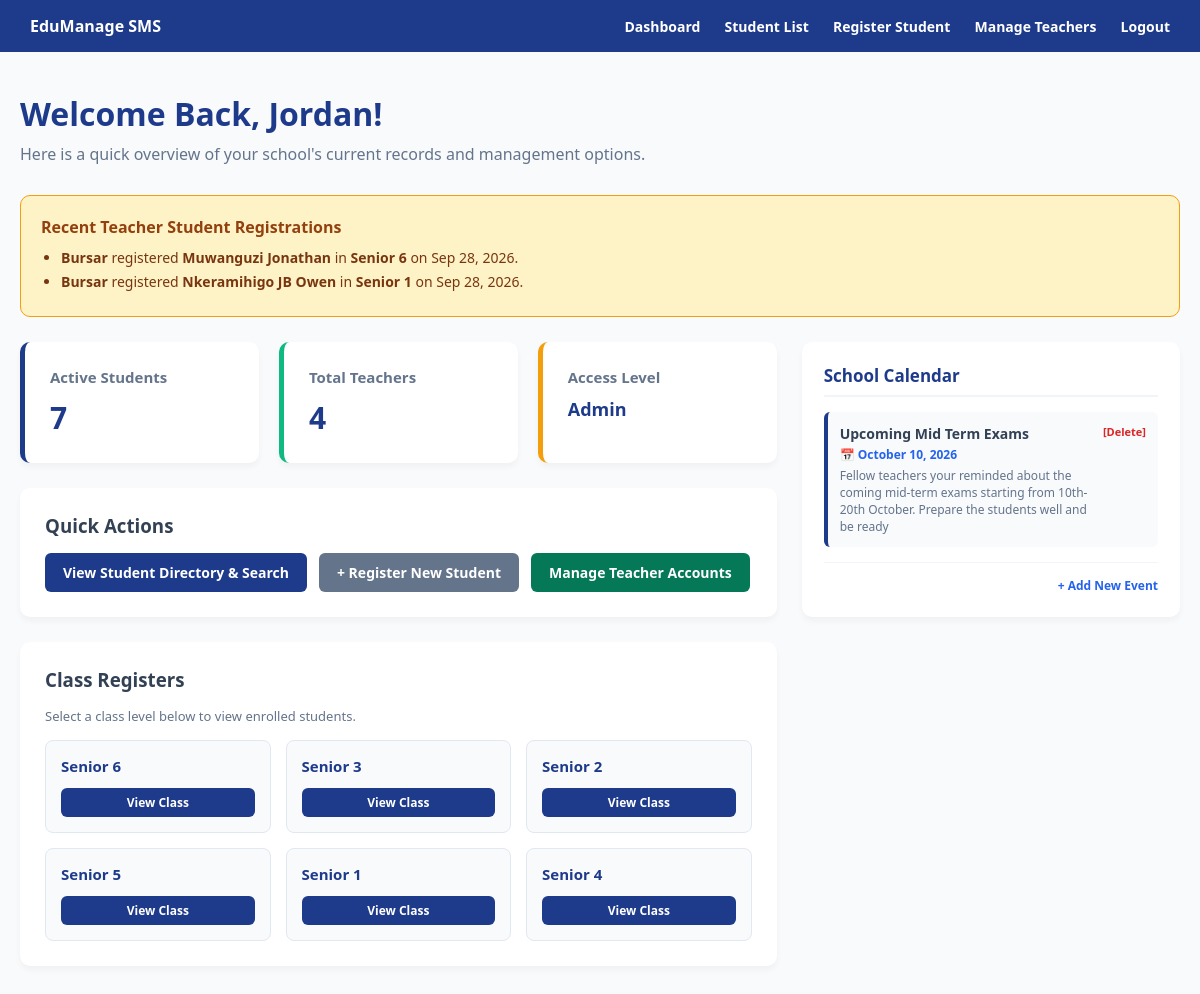
The page /dashboard/ (signed in) on the database its author committed.
### student_system/models.py (models this page shows, shortened)
class Student(models.Model):
    user = models.OneToOneField(User, on_delete=models.SET_NULL, null=True, blank=True)
    student_number = models.CharField(max_length=20, unique=True, blank=True, null=True, help_text="Auto-generated unique student ID")
    name = models.CharField(max_length=150)
    email = models.EmailField(unique=True, null=True, blank=True)
    level = models.CharField(max_length=50)  # e.g., Senior 1, Senior 2
    date_of_birth = models.DateField(null=True, blank=True)
    student_photo = models.ImageField(upload_to='student_photos/', null=True, blank=True)
    previous_school = models.CharField(max_length=200, null=True, blank=True, help_text="Required if joining Senior 2 or above")
    mother_name = models.CharField(max_length=150, null=True, blank=True)
    mother_phone = models.CharField(max_length=50, null=True, blank=True)
    father_name = models.CharField(max_length=150, null=True, blank=True)
    father_phone = models.CharField(max_length=50, null=True, blank=True)
    guardian_name = models.CharField(max_length=150, null=True, blank=True, help_text="Fill if parents are unavailable")
    guardian_relationship = models.CharField(max_length=50, null=True, blank=True, help_text="e.g., Uncle, Aunt, Grandparent")
    guardian_phone = models.CharField(max_length=50, null=True, blank=True)
    guardian_photo = models.ImageField(upload_to='guardian_photos/', null=True, blank=True)
    location = models.CharField(max_length=255, null=True, blank=True, help_text="Home address or residence location")
    date_registered = models.DateTimeField(auto_now_add=True)
    added_by = models.ForeignKey(User, on_delete=models.SET_NULL, null=True, blank=True, related_name='registered_students')
    is_active = models.BooleanField(default=True, help_text="Uncheck if student has left or withdrawn from school")
    withdrawal_date = models.DateField(null=True, blank=True)
    withdrawal_reason = models.TextField(null=True, blank=True)

class SchoolEvent(models.Model):
    title = models.CharField(max_length=200)
    description = models.TextField(blank=True, null=True)
    event_date = models.DateField()
    created_at = models.DateTimeField(auto_now_add=True)

### student_system/views.py (the view)
# urls.py: path('dashboard/', views.dashboard_view, name='dashboard'),
@login_required(login_url='login')
def dashboard_view(request):
    user = request.user
    is_admin = user.is_superuser or user.groups.filter(name='Admin').exists()
    is_teacher = user.groups.filter(name='Teacher').exists()
    can_add_students = is_admin
    if is_teacher:
        profile = getattr(user, 'teacher_profile', None)
        if profile and profile.can_add_students:
            can_add_students = True
    total_students = Student.objects.filter(is_active=True).count()
    total_teachers = User.objects.filter(groups__name='Teacher').count()
    teacher_registrations = []
    if is_admin:
        teacher_registrations = Student.objects.filter(added_by__groups__name='Teacher').order_by('-date_registered')[:5]
    upcoming_events = SchoolEvent.objects.filter(event_date__gte=timezone.now().date()).order_by('event_date')[:5]
    class_levels = Student.objects.filter(is_active=True).values_list('level', flat=True).distinct()
    all_timetables = Timetable.objects.all().order_by('day_of_week', 'start_time')
    if is_teacher:
        teacher_timetable = Timetable.objects.filter(teacher=user).order_by('day_of_week', 'start_time')
    else:
        teacher_timetable = Timetable.objects.none()
    context = {
        'total_students': total_students,
        'total_teachers': total_teachers,
        'is_admin': is_admin,
        'is_teacher': is_teacher,
        'can_add_students': can_add_students,
        'teacher_registrations': teacher_registrations,
        'upcoming_events': upcoming_events,
        'class_levels': class_levels,
        'teacher_timetable': teacher_timetable,
        'all_timetables': all_timetables,
    }
    return render(request, 'student_system/dashboard.html', context)

### student_system/templates/student_system/dashboard.html (shortened to what this page needs)
<!DOCTYPE html>
<html lang="en">
<head>
</head>
<body>
    <nav>
        <span><strong>EduManage SMS</strong></span>
        <div class="nav-links">
            <a href="{% url 'dashboard' %}">Dashboard</a>
            <a href="{% url 'student_list' %}">Student List</a>
            {% if can_add_students %}
                <a href="{% url 'register_student' %}">Register Student</a>
            {% endif %}
            {% if is_admin %}
                <a href="{% url 'teacher_list' %}">Manage Teachers</a>
            {% endif %}
            <a href="{% url 'logout' %}">Logout</a>
        </div>
    </nav>
    <div class="container">
        <h1>Welcome Back, {{ request.user.username|title }}!</h1>
        <p class="subtitle">Here is a quick overview of your school's current records and management options.</p>
        {% if is_admin and teacher_registrations %}
        <div class="notification-panel">
            <h3>Recent Teacher Student Registrations</h3>
            <ul>
                {% for reg in teacher_registrations %}
                    <li><strong>{{ reg.added_by.username|title }}</strong> registered <strong>{{ reg.name }}</strong> in <strong>{{ reg.level }}</strong> on {{ reg.date_registered|date:"M d, Y" }}.</li>
                {% endfor %}
            </ul>
        </div>
        {% endif %}
        <div class="dashboard-grid">
            <div>
                <div class="grid">
                    <div class="card">
                        <h3>Active Students</h3>
                        <div class="stat">{{ total_students }}</div>
                    </div>
                    {% if is_admin %}
                    <div class="card" style="border-left-color: #10B981;">
                        <h3>Total Teachers</h3>
                        <div class="stat">{{ total_teachers }}</div>
                    </div>
                    {% endif %}
                    <div class="card" style="border-left-color: #F59E0B;">
                        <h3>Access Level</h3>
                        <div class="stat" style="font-size: 18px; margin-top: 8px;">
                            {% if is_admin %}Admin{% else %}Teacher{% endif %}
                        </div>
                    </div>
                </div>
                <div class="actions-section">
                    <h3>Quick Actions</h3>
                    <div class="btn-group">
                        <a href="{% url 'student_list' %}" class="btn">View Student Directory & Search</a>
                        {% if can_add_students %}
                            <a href="{% url 'register_student' %}" class="btn btn-secondary">+ Register New Student</a>
                        {% endif %}
                        {% if is_admin %}
                            <a href="{% url 'teacher_list' %}" class="btn" style="background-color: #047857;">Manage Teacher Accounts</a>
                        {% endif %}
                    </div>
                </div>
                <div class="actions-section">
                    <h3>Class Registers</h3>
                    <p style="font-size: 13px; color: #64748B; margin-bottom: 15px;">Select a class level below to view enrolled students.</p>
                    {% if class_levels %}
                        <div class="class-grid">
                            {% for level in class_levels %}
                                <div class="class-card">
                                    <strong>{{ level }}</strong>
                                    <div>
                                        <a href="{% url 'class_student_list' level %}" class="btn" style="padding: 6px 12px; font-size: 12px; width: 100%; text-align: center;">View Class</a>
                                    </div>
                                </div>
                            {% endfor %}
                        </div>
                    {% else %}
                        <p style="font-size: 13px; color: #94A3B8; font-style: italic;">No active class levels found yet. Register students to populate class registers!</p>
                    {% endif %}
                </div>
            </div>
            <div class="sidebar-widget">
                <h3><span>School Calendar</span></h3>
                {% if upcoming_events %}
                    <div>
                        {% for event in upcoming_events %}
                            <div class="event-card">
                                <div>
                                    <strong>{{ event.title }}</strong>
                                    <div class="date">📅 {{ event.event_date|date:"F d, Y" }}</div>
                                    {% if event.description %}
                                        <div class="desc">{{ event.description }}</div>
                                    {% endif %}
                                </div>
                                {% if is_admin %}
                                    <a href="{% url 'delete_school_event' event.id %}" style="font-size: 11px; color: #DC2626; text-decoration: none; font-weight: 600; margin-left: 10px; white-space: nowrap;">[Delete]</a>
                                {% endif %}
                            </div>
                        {% endfor %}
                    </div>
                {% else %}
                    <p style="font-size: 13px; color: #94A3B8; font-style: italic; padding: 10px 0;">No upcoming events scheduled right now.</p>
                {% endif %}
                {% if is_admin %}
                    <div style="margin-top: 15px; text-align: right; border-top: 1px solid #F1F5F9; padding-top: 10px;">
                        <a href="{% url 'add_school_event' %}" style="font-size: 12px; color: #2563EB; text-decoration: none; font-weight: 600;">+ Add New Event</a>
                    </div>
                {% endif %}
            </div>
        </div>
    </div>
</body>
</html>

### student_system/templates/student_system/dashboard.html (style rules this page uses)
:root { --primary: #1E3A8A; --bg: #F8FAFC; --text: #334155; }
* { box-sizing: border-box; margin: 0; padding: 0; font-family: 'Segoe UI', Tahoma, Geneva, Verdana, sans-serif; }
body { background-color: var(--bg); color: var(--text); }
nav { background-color: var(--primary); color: white; padding: 15px 30px; display: flex; justify-content: space-between; align-items: center; }
nav .nav-links a { color: white; text-decoration: none; margin-left: 20px; font-weight: 600; font-size: 14px; }
.container { max-width: 1200px; margin: 40px auto; padding: 0 20px; }
h1 { color: var(--primary); margin-bottom: 8px; }
.subtitle { color: #64748B; margin-bottom: 30px; }
.dashboard-grid { display: grid; grid-template-columns: 2fr 1fr; gap: 25px; align-items: start; }
.grid { display: grid; grid-template-columns: repeat(auto-fit, minmax(220px, 1fr)); gap: 20px; margin-bottom: 25px; }
.card { background: white; padding: 25px; border-radius: 10px; box-shadow: 0 4px 6px rgba(0,0,0,0.04); border-left: 5px solid var(--primary); }
.card h3 { font-size: 15px; color: #64748B; margin-bottom: 10px; }
.card .stat { font-size: 30px; font-weight: bold; color: var(--primary); }
.actions-section { background: white; padding: 25px; border-radius: 10px; box-shadow: 0 4px 6px rgba(0,0,0,0.04); margin-bottom: 25px; }
.actions-section h3 { margin-bottom: 15px; color: var(--text); }
.btn-group { display: flex; gap: 12px; flex-wrap: wrap; }
.btn { background-color: var(--primary); color: white; padding: 10px 18px; border-radius: 6px; text-decoration: none; font-weight: 600; font-size: 14px; display: inline-block; transition: background 0.2s; }
.btn-secondary { background-color: #64748B; }
.class-grid { display: grid; grid-template-columns: repeat(auto-fill, minmax(180px, 1fr)); gap: 15px; }
.class-card { background: #F8FAFC; border: 1px solid #E2E8F0; padding: 15px; border-radius: 8px; display: flex; flex-direction: column; justify-content: space-between; }
.class-card strong { font-size: 15px; color: var(--primary); display: block; margin-bottom: 12px; }
.notification-panel { background: #FEF3C7; border: 1px solid #F59E0B; padding: 20px; border-radius: 10px; margin-bottom: 25px; }
.notification-panel h3 { color: #92400E; font-size: 16px; margin-bottom: 10px; }
.notification-panel ul { margin-left: 20px; font-size: 14px; color: #78350F; }
.notification-panel li { margin-bottom: 5px; }
.sidebar-widget { background: white; padding: 22px; border-radius: 10px; box-shadow: 0 4px 6px rgba(0,0,0,0.04); }
.sidebar-widget h3 { color: var(--primary); margin-bottom: 15px; font-size: 17px; border-bottom: 2px solid #F1F5F9; padding-bottom: 8px; display: flex; justify-content: space-between; align-items: center; }
.event-card { background: #F8FAFC; border-left: 4px solid var(--primary); padding: 12px; border-radius: 6px; margin-bottom: 10px; display: flex; justify-content: space-between; align-items: flex-start; }
.event-card strong { font-size: 14px; color: var(--text); display: block; }
.event-card .date { font-size: 12px; color: #2563EB; font-weight: 600; margin-top: 3px; }
.event-card .desc { font-size: 12px; color: #64748B; margin-top: 4px; }

### rows shown on the page
Student: added_by.username "Bursar", name "Muwanguzi Jonathan", level "Senior 6", date_registered "Sep 28, 2026"
Student: added_by.username "Bursar", name "Nkeramihigo JB Owen", level "Senior 1", date_registered "Sep 28, 2026"
SchoolEvent: title "Upcoming Mid Term Exams", event_date "October 10, 2026", description "Fellow teachers your reminded about the coming mid-term exams starting from 10th-20th October. Prepare the students well and be ready"

### other values the page prints
{{ request.user.username|title }} "Jordan"
{{ total_students }} "7"
{{ total_teachers }} "4"
{{ level }} "Senior 6" "Senior 3" "Senior 2" "Senior 5" "Senior 1" "Senior 4"
